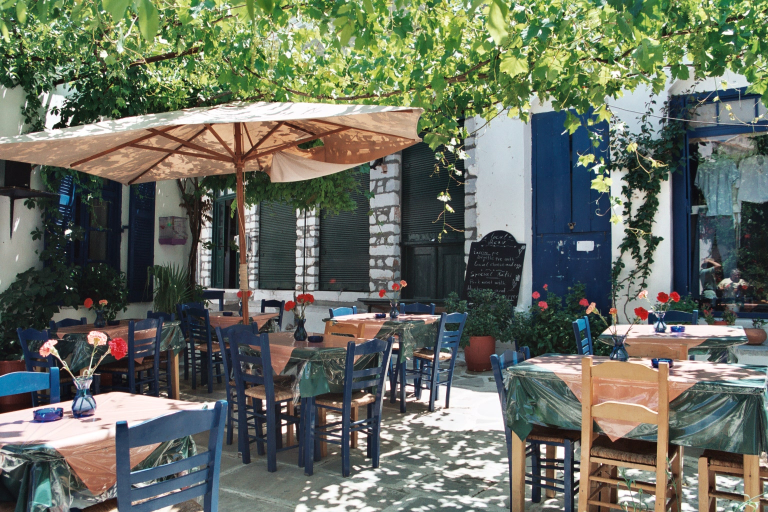
#> input picture By Using OpenCv/Naxos_Taverna.jpg, 1536 x 1024 px (shown at 1/2 size)
$ jupyter execute --allow-errors Yolo.ipynb
#> lines starting #> are read from the running program, lines starting #| are printed output that depends on the picture
[cell 1]
import numpy as np
import pandas as pd
import cv2 as cv
import matplotlib.pyplot as plt

#> (a cell that did not finish here is left out)

[cell 3]
with open("coco.names") as f:
#> (reads By Using OpenCv/coco.names from the repository)
    classes=np.array([c.strip("\n") for c in f.readlines()])

[cell 4]
img = cv.imread("Naxos_Taverna.jpg")
#> img is the input picture: shape (1024, 1536, 3); mean B, G, R 97.5, 110.7, 104.7

blob = cv.dnn.blobFromImage(img,1/255,(320,320),(0,0,0),swapRB = True,crop=False)

# [4 lines of commented-out code are left out]

[cell 5]
print(img.shape)
#| (1024, 1536, 3)
plt.imshow(img)

[cell 6]
x = blob.reshape(320,320,3)
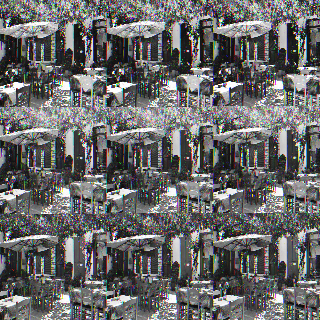
#> x: shape (320, 320, 3) float32; mean of channels 0, 1, 2 0.409, 0.409, 0.409; drawn as B, G, R
plt.imshow(x)

#> (a cell that did not finish here is left out)

#> (a cell that did not finish here is left out)

#> (a cell that did not finish here is left out)

[cell 10]
boxes =[]
confidences = []
class_ids =[]
width = img.shape[1]
#> width = 1536
height = img.shape[0]
#> height = 1024
#> (the rest of this cell did not finish here and is left out)

[cell 11]
print(len(boxes))

[cell 12]
indexes = cv.dnn.NMSBoxes(boxes,confidences,0.5,0.4)

[cell 13]
print(indexes)

[cell 14]
colors = np.random.uniform(0,255,size=(len(boxes),3))
font = cv.FONT_HERSHEY_PLAIN

[cell 15]
for i in indexes:
    x1,y1,w2,h2 = boxes[i]
    color = colors[i]
    label = classes[class_ids[i]]
    print(color)

    cv.rectangle(img,(x1,y1),(x2,y2),(0,0,0),5)
    cv.putText(img,label,(x1,y1+20),font,5,color,10)

[cell 16]
plt.imshow(img)

#> (a cell that did not finish here is left out)

[cell 18]
from PIL import Image
img = Image.open("Naxos_Taverna.jpg")
#> img: PIL image 1536x1024 RGB

for i in range(len(boxes)):
    box = tuple(boxes[i])
    print(i)
    cropped_img = img.crop(box)
    cropped_img.save(f'cropped_image{i}.jpg')
